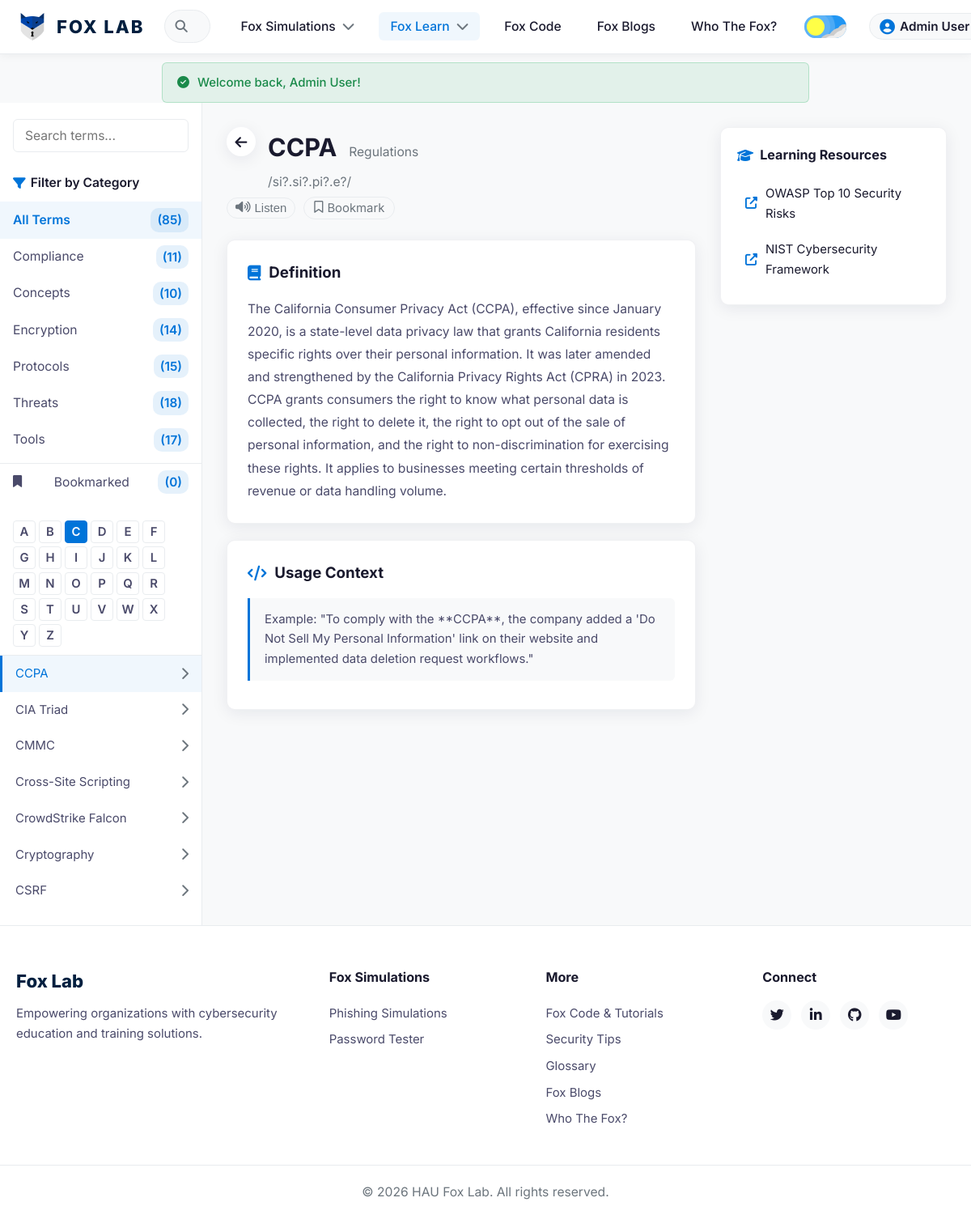
Before: /pages/terms.php?letter=C (signed in) with the older database file.
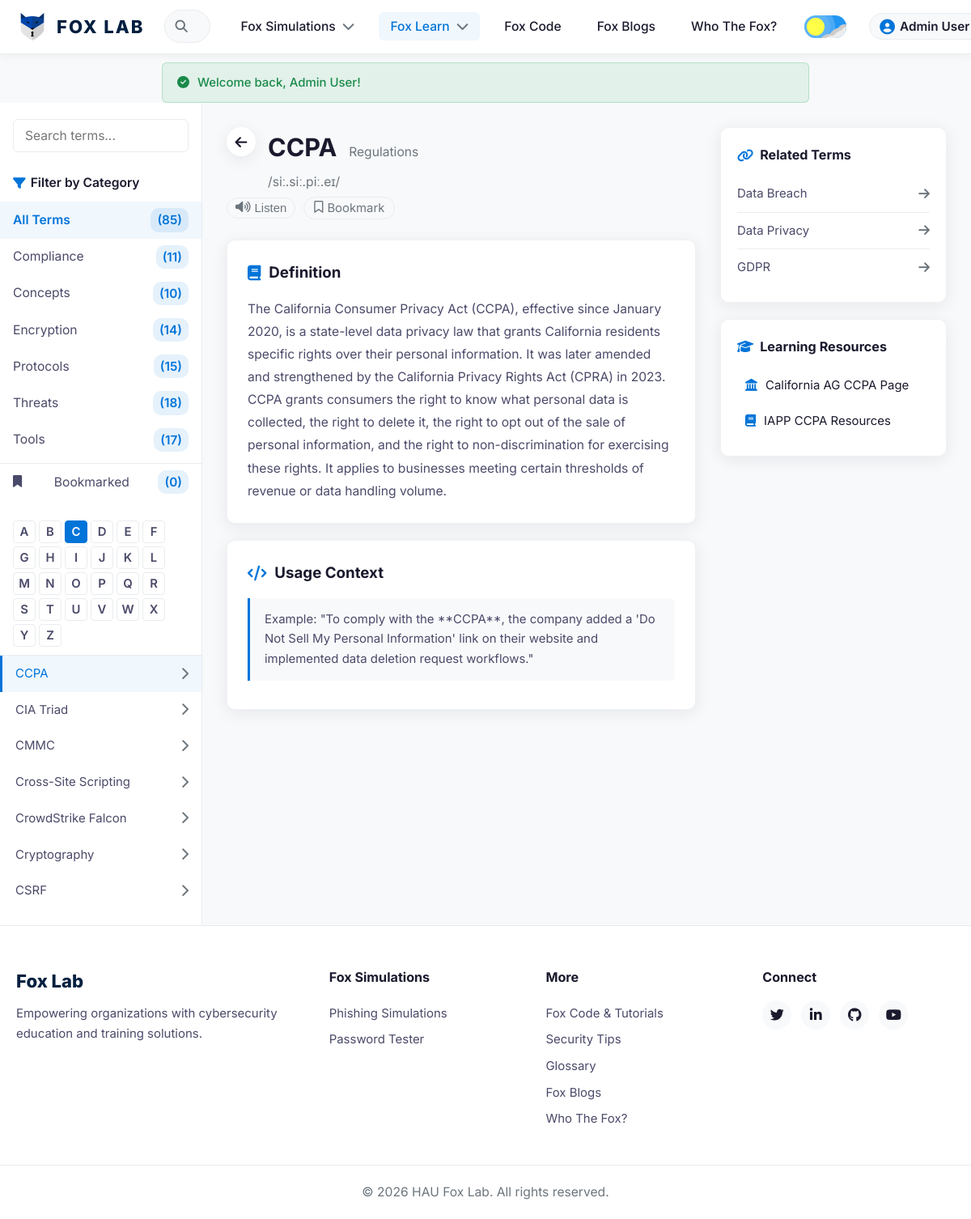
After: the same page with the newer database file.
### tables this page shows
CREATE TABLE IF NOT EXISTS terms (
    id              INT AUTO_INCREMENT PRIMARY KEY,
    title           VARCHAR(255) NOT NULL,
    pronunciation   VARCHAR(255) DEFAULT NULL,
    category        VARCHAR(100) NOT NULL DEFAULT 'General',
    subcategory     VARCHAR(100) DEFAULT 'Protocols',
    definition      TEXT NOT NULL,
    usage_context   TEXT DEFAULT NULL,
    created_at      TIMESTAMP DEFAULT CURRENT_TIMESTAMP
);

CREATE TABLE IF NOT EXISTS resources (
    id          INT AUTO_INCREMENT PRIMARY KEY,
    term_id     INT NOT NULL,
    resource_title VARCHAR(255) NOT NULL,
    resource_url   VARCHAR(500) NOT NULL,
    resource_icon  VARCHAR(100) DEFAULT 'fas fa-external-link-alt',
    FOREIGN KEY (term_id) REFERENCES terms(id) ON DELETE CASCADE
);

### config/db.php (called while the page is built, shortened)
<?php
function e(?string $str): string {
    return htmlspecialchars($str ?? '', ENT_QUOTES, 'UTF-8');
}
function isLoggedIn(): bool {
    return isset($_SESSION['user_id']) && $_SESSION['user_id'] > 0;
}

### pages/terms.php (the view, shortened to what the changed rows need)
<?php
require_once __DIR__ . '/../config/db.php';
$pdo = getDBConnection();
$filterCategory = isset($_GET['category']) ? trim($_GET['category']) : '';
$filterLetter = isset($_GET['letter']) ? strtoupper(trim($_GET['letter'])) : '';
$viewTermId = isset($_GET['id']) ? (int)$_GET['id'] : 0;
$showBookmarks = isset($_GET['bookmarks']) && $_GET['bookmarks'] === '1';
$userBookmarkIds = [];
$bookmarkCount = 0;
if (isLoggedIn()) {
    $stmtBm = $pdo->prepare("SELECT term_id FROM bookmarks WHERE user_id = :uid");
    $stmtBm->execute([':uid' => (int)$_SESSION['user_id']]);
    $userBookmarkIds = array_column($stmtBm->fetchAll(), 'term_id');
    $bookmarkCount = count($userBookmarkIds);
}
$stmtCats = $pdo->query("SELECT category, COUNT(*) as cnt FROM terms GROUP BY category ORDER BY category ASC");
$catCounts = $stmtCats->fetchAll();
$totalTerms = array_sum(array_column($catCounts, 'cnt'));
$where = [];
$params = [];
if ($filterLetter !== '') {
    $where[] = "title LIKE :letter";
    $params[':letter'] = $filterLetter . '%';
}
if ($showBookmarks && !empty($userBookmarkIds)) {
    $placeholders = implode(',', array_fill(0, count($userBookmarkIds), '?'));
    $where[] = "id IN ($placeholders)";
    $params = array_merge(array_values($params), $userBookmarkIds);
    $whereClause = 'WHERE ' . implode(' AND ', $where);
    $stmtTerms = $pdo->prepare("SELECT id, title, category FROM terms $whereClause ORDER BY title ASC");
    $stmtTerms->execute(array_values($params));
} elseif ($showBookmarks && empty($userBookmarkIds)) {
    $termsList = [];
} else {
    $whereClause = !empty($where) ? 'WHERE ' . implode(' AND ', $where) : '';
    $stmtTerms = $pdo->prepare("SELECT id, title, category FROM terms $whereClause ORDER BY title ASC");
    $stmtTerms->execute($params);
}
if (!isset($termsList)) {
    $termsList = $stmtTerms->fetchAll();
}
$selectedTerm = null;
$relatedTerms = [];
if ($viewTermId > 0) {
    $stmtTerm = $pdo->prepare("SELECT * FROM terms WHERE id = :id LIMIT 1");
    $stmtTerm->execute([':id' => $viewTermId]);
    $selectedTerm = $stmtTerm->fetch();
} elseif (!empty($termsList)) {
    $viewTermId = $termsList[0]['id'];
    $stmtTerm = $pdo->prepare("SELECT * FROM terms WHERE id = :id LIMIT 1");
    $stmtTerm->execute([':id' => $viewTermId]);
    $selectedTerm = $stmtTerm->fetch();
}
if ($selectedTerm) {
    $stmtRelated = $pdo->prepare("
        SELECT t.id, t.title FROM terms t
        WHERE t.id IN (
            SELECT linked_id FROM term_links WHERE term_id = :tid1
            UNION
            SELECT term_id FROM term_links WHERE linked_id = :tid2
        )
        ORDER BY t.title ASC
    ");
    $stmtRelated->execute([':tid1' => $selectedTerm['id'], ':tid2' => $selectedTerm['id']]);
    $relatedTerms = $stmtRelated->fetchAll();
    $termResources = [];
    try {
        $stmtRes = $pdo->prepare("SELECT * FROM resources WHERE term_id = :tid ORDER BY id ASC");
        $stmtRes->execute([':tid' => $selectedTerm['id']]);
        $termResources = $stmtRes->fetchAll();
    } catch (PDOException $e) {
        $termResources = [];
    }
}
include __DIR__ . '/../includes/header.php';
?>
<div class="terms-page">
    <aside class="terms-sidebar">
        <ul class="category-filters">
            <li class="<?php echo ($filterCategory === '' || $filterCategory === 'All') && !$showBookmarks ? 'active' : ''; ?>" onclick="window.location='terms.php'">
                All Terms <span class="count">(<?php echo $totalTerms; ?>)</span>
            </li>
            <?php foreach ($catCounts as $cat): ?>
            <li class="<?php echo $filterCategory === $cat['category'] && !$showBookmarks ? 'active' : ''; ?>" onclick="window.location='terms.php?category=<?php echo urlencode($cat['category']); ?>'">
                <?php echo e($cat['category']); ?> <span class="count">(<?php echo $cat['cnt']; ?>)</span>
            </li>
            <?php endforeach; ?>
            <?php if (isLoggedIn()): ?>
            <li class="bookmark-filter-item <?php echo $showBookmarks ? 'active' : ''; ?>" onclick="window.location='terms.php?bookmarks=1'">
                <i class="fas fa-bookmark"></i> Bookmarked <span class="count">(<?php echo $bookmarkCount; ?>)</span>
            </li>
            <?php endif; ?>
        </ul>
        <div class="alpha-index">
            <?php foreach (range('A', 'Z') as $letter): ?>
            <a href="terms.php?letter=<?php echo $letter; ?>" class="<?php echo $filterLetter === $letter ? 'active' : ''; ?>"><?php echo $letter; ?></a>
            <?php endforeach; ?>
        </div>
        <ul class="terms-list">
            <?php foreach ($termsList as $t): ?>
            <li class="<?php echo $viewTermId == $t['id'] ? 'active' : ''; ?>" onclick="window.location='terms.php?id=<?php echo $t['id']; ?><?php echo $filterCategory ? '&category=' . urlencode($filterCategory) : ''; ?><?php echo $filterLetter ? '&letter=' . urlencode($filterLetter) : ''; ?>'">
                <?php echo e($t['title']); ?>
                <i class="fas fa-chevron-right"></i>
            </li>
            <?php endforeach; ?>
        </ul>
    </aside>
    <?php if ($selectedTerm): ?>
    <div class="terms-main">
        <div class="term-content">
            <div class="term-header">
                <a href="terms.php" class="term-back"><i class="fas fa-arrow-left"></i></a>
                <div class="term-title-area">
                    <h1><?php echo e($selectedTerm['title']); ?></h1>
                    <span class="term-subcategory"><?php echo e($selectedTerm['subcategory']); ?></span>
                    <?php if ($selectedTerm['pronunciation']): ?>
                    <span class="term-pronunciation"><?php echo e($selectedTerm['pronunciation']); ?></span>
                    <?php endif; ?>
                </div>
            </div>
            <div class="term-actions-row">
                <?php if ($selectedTerm['pronunciation']): ?>
                <button class="audio-btn" onclick="speakTerm('<?php echo e($selectedTerm['title']); ?>')">
                    <i class="fas fa-volume-up"></i> Listen
                </button>
                <?php endif; ?>
                <?php if (isLoggedIn()): ?>
                <?php $isBookmarked = in_array($selectedTerm['id'], $userBookmarkIds); ?>
                <button class="bookmark-btn <?php echo $isBookmarked ? 'bookmarked' : ''; ?>" id="bookmarkBtn" data-term-id="<?php echo $selectedTerm['id']; ?>" onclick="toggleBookmark(this)">
                    <i class="<?php echo $isBookmarked ? 'fas' : 'far'; ?> fa-bookmark"></i>
                    <span><?php echo $isBookmarked ? 'Bookmarked' : 'Bookmark'; ?></span>
                </button>
                <?php endif; ?>
            </div>
            <div class="term-section">
                <h2><i class="fas fa-book"></i> Definition</h2>
                <?php
                $paragraphs = explode("\n\n", $selectedTerm['definition']);
                foreach ($paragraphs as $para): ?>
                <p><?php echo nl2br(e($para)); ?></p>
                <?php endforeach; ?>
            </div>
            <?php if ($selectedTerm['usage_context']): ?>
            <div class="term-section">
                <h2><i class="fas fa-code"></i> Usage Context</h2>
                <?php
                $examples = explode("\n\n", $selectedTerm['usage_context']);
                foreach ($examples as $ex): ?>
                <div class="usage-example">
                    <?php echo nl2br(e($ex)); ?>
                </div>
                <?php endforeach; ?>
            </div>
            <?php endif; ?>
        </div>
        <div class="terms-right">
            <?php if (!empty($relatedTerms)): ?>
            <div class="related-terms-card">
                <h3><i class="fas fa-link"></i> Related Terms</h3>
                <ul class="related-list">
                    <?php foreach ($relatedTerms as $rt): ?>
                    <li onclick="window.location='terms.php?id=<?php echo $rt['id']; ?>'">
                        <?php echo e($rt['title']); ?>
                        <i class="fas fa-arrow-right"></i>
                    </li>
                    <?php endforeach; ?>
                </ul>
            </div>
            <?php endif; ?>
            <div class="learning-resources-card">
                <h3><i class="fas fa-graduation-cap"></i> Learning Resources</h3>
                <?php if (!empty($termResources)): ?>
                    <?php foreach ($termResources as $res): ?>
                    <a href="<?php echo e($res['resource_url']); ?>" target="_blank" rel="noopener" class="resource-item" style="text-decoration:none;color:inherit;display:flex;align-items:center;gap:10px;padding:10px;border-radius:6px;transition:var(--transition);">
                        <i class="<?php echo e($res['resource_icon']); ?>" style="color:var(--accent);"></i>
                        <span><?php echo e($res['resource_title']); ?></span>
                    </a>
                    <?php endforeach; ?>
                <?php else: ?>
                    <a href="https://owasp.org/www-project-top-ten/" target="_blank" rel="noopener" class="resource-item" style="text-decoration:none;color:inherit;display:flex;align-items:center;gap:10px;padding:10px;border-radius:6px;transition:var(--transition);">
                        <i class="fas fa-external-link-alt" style="color:var(--accent);"></i>
                        <span>OWASP Top 10 Security Risks</span>
                    </a>
                    <a href="https://www.nist.gov/cyberframework" target="_blank" rel="noopener" class="resource-item" style="text-decoration:none;color:inherit;display:flex;align-items:center;gap:10px;padding:10px;border-radius:6px;transition:var(--transition);">
                        <i class="fas fa-external-link-alt" style="color:var(--accent);"></i>
                        <span>NIST Cybersecurity Framework</span>
                    </a>
                <?php endif; ?>
            </div>
        </div>
    </div>
    <?php endif; ?>
</div>
<?php include __DIR__ . '/../includes/footer.php'; ?>

Changed rows visible on the page:
changed terms "CCPA": pronunciation "/si?.si?.pi?.e?/" → "/siː.siː.piː.eɪ/"
now on this page (row edited): terms: title "Data Breach", shown under "Related Terms"
now on this page (row edited): terms: title "Data Privacy", shown under "Related Terms"
now on this page (row edited): terms: title "GDPR", shown under "Related Terms"
added resources: resource_title "California AG CCPA Page"
added resources: resource_title "IAPP CCPA Resources"
Other visible differences:
text no longer shown: "OWASP Top 10 Security Risks NIST Cybersecurity Framework"
text now shown: "Related Terms"
